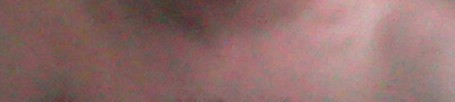
#> input picture skin1.jpg, 455 x 102 px
$ python skin-detect.py   (older library calls are emulated)
#> lines starting #> are read from the running program, lines starting #| are printed output that depends on the picture; long printed decimals are rounded
#!/usr/bin/env python3
# -*- coding: utf-8 -*-
"""
Created on Thu Jun 29 14:33:58 2017

@author: debajyoti
"""

import numpy as np
import cv2
from scipy.stats import multivariate_normal
import scipy.misc

def transform_image(img,prob,name):
    new_img=np.zeros(img.shape)
    total_no_colm=img.shape[1]
    for i in range(img.shape[0]):
        for j in range(img.shape[1]):
            new_img[i][j]=prob[total_no_colm*(i)+j]*img[i][j][0]

    scipy.misc.imsave(name+'.jpg', new_img)

def find_gaussian(list_of_skin_image):

    list_of_train_vector=[]
    for img_name in list_of_skin_image:
        img=cv2.imread(img_name)
#> img is the input picture: shape (102, 455, 3); mean B, G, R 106.9, 108.9, 143
        converted=cv2.cvtColor(img,cv2.COLOR_RGB2YCrCb)
#> converted: shape (102, 455, 3); mean of channels 0, 1, 2 112.2, 124.2, 145.4
        for i in range(converted.shape[0]):
            for j in range(converted.shape[1]):
                list_of_train_vector.append(converted[i][j]/50)
#> after the loop, list_of_train_vector = 46410 items

    mean=np.mean(list_of_train_vector,axis=0)
#> mean = [2.33, 2.49, 2.94]
    print('mean=')
    print(mean)
#| [2.332 2.489 2.940]
    matrix=np.asarray(list_of_train_vector).T
    covariance=np.cov(matrix)
#> covariance = [[0.323, 0.00533, 0.0276], [0.00533, 0.00185, 0.00112], [0.0276, 0.00112, 0.0133]]
    print('cov')
    print(covariance)
#| [[0.3226 0.005332 0.02761 ]
#|  [0.005332 0.00185 0.001124  ]
#|  [0.02761  0.001124   0.01331]]
    dist=multivariate_normal(mean=mean,cov=covariance)
    return dist
def image_show(img):
    #img = cv2.imread('input.png', 0)
    kernel = np.ones((5,5), np.uint8)

    img_erosion = cv2.erode(img, kernel, iterations=1)
    img_dilation = cv2.dilate(img, kernel, iterations=1)

    cv2.imshow('Input', img)
    cv2.imshow('Erosion', img_erosion)
    cv2.imshow('Dilation', img_dilation)
    cv2.waitKey(0)

"""img1=cv2.imread('skin1.jpg',cv2.COLOR_RGB2YCrCb)

converted=cv2.cvtColor(img1,cv2.COLOR_RGB2YCrCb)
cv2.imshow('d',converted[:,:,0])
cv2.waitKey(0)
cv2.destroyAllWindows()"""

list_of_skin_image=['skin1.jpg','skin2.jpg']#,'skin3.jpg','skin4.jpg','skin5.jpg','skin6.jpg','skin7.jpg','skin8.jpg','skin9.jpg','skin10.jpg','skin11.jpg','skin12.jpg','skin13.jpg','skin14.jpg','skin15.jpg','skin16.jpg','skin17.jpg','skin18.jpg']
dist=find_gaussian(list_of_skin_image)
print(dist)
#> (printed output is left out)

img=cv2.imread('face16.jpg')
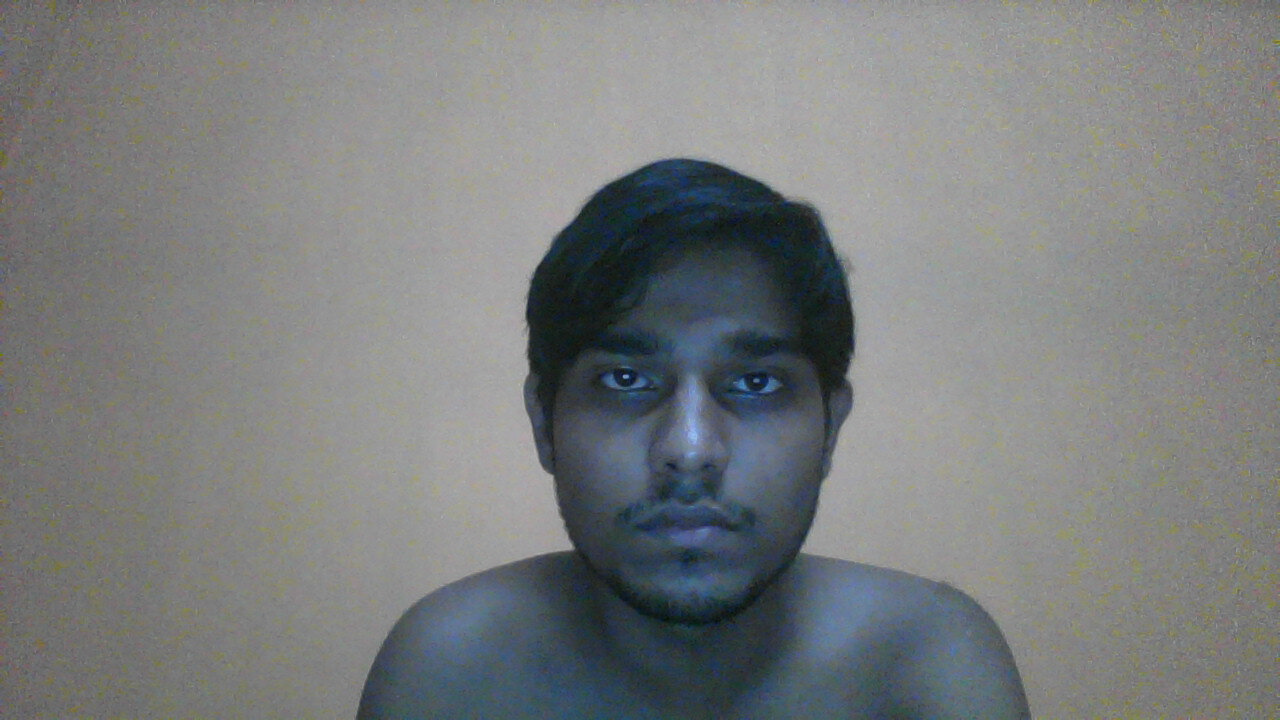
#> input picture web-cam/face16.jpg, 1280 x 720 px, found by its file name
#> img is the input picture: shape (720, 1280, 3); mean B, G, R 125.5, 125.4, 122.8


img=cv2.cvtColor(img,cv2.COLOR_RGB2YCrCb)
#> img: shape (720, 1280, 3); mean of channels 0, 1, 2 125.1, 128.3, 126.7
list_of_test_vector=[]
for i in range(img.shape[0]):
    for j in range(img.shape[1]):
        list_of_test_vector.append(img[i][j]/50)
#> after the loop, list_of_test_vector = 921600 items

prob=dist.pdf(list_of_test_vector)
transform_image(img,prob,'changed-face16')
#> after the loop in transform_image, `for i in range(img.shape[0]):`: new_img: shape (720, 1280, 3) float64; mean of channels 0, 1, 2 2.1, 2.1, 2.1

#changed_img=cv2.imread('changed-face3.jpg',0)

#image_show(changed_img)

"""list_of_test_vector=[]
for i in range(img2.shape[0]):
    for j in range(img2.shape[1]):
        list_of_test_vector.append(img2[i][j]/50)


"""


img3=cv2.imread('face9.jpg')
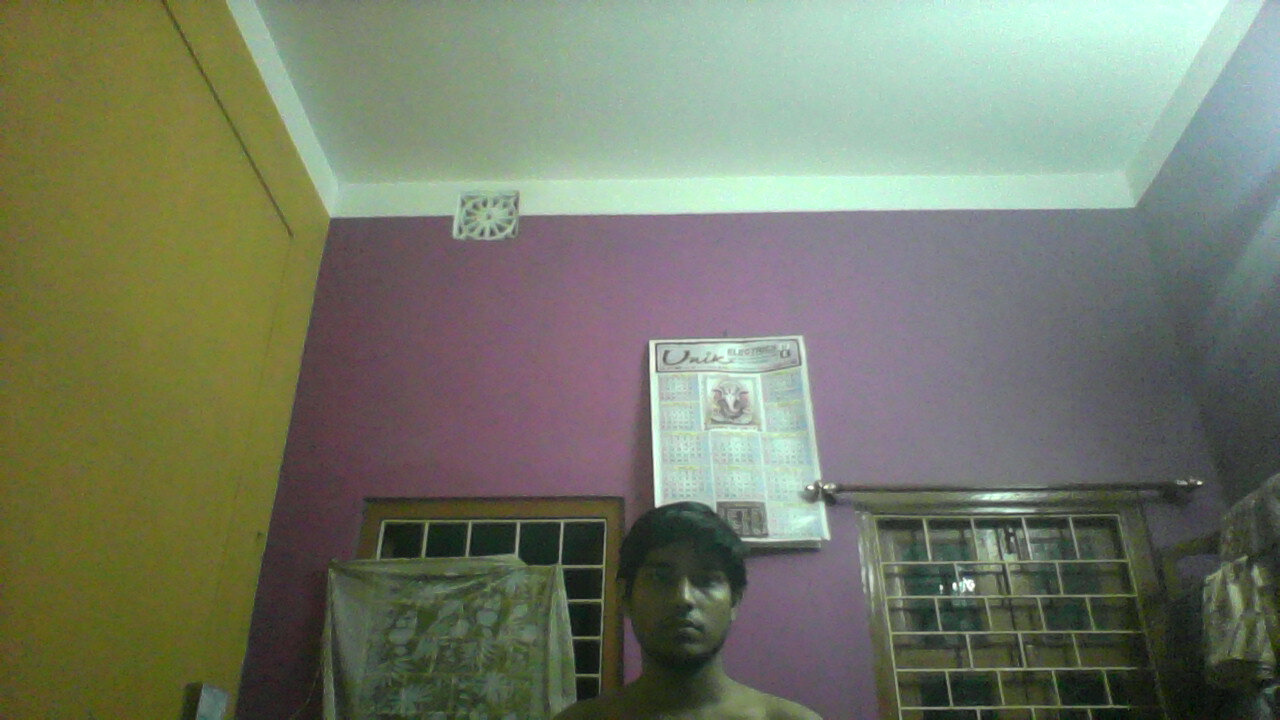
#> input picture old-img/face9.jpg, 1280 x 720 px, found by its file name
#> img3 is the input picture: shape (720, 1280, 3); mean B, G, R 103.6, 122.2, 116.4
converted=cv2.cvtColor(img3,cv2.COLOR_RGB2YCrCb)
#> converted: shape (720, 1280, 3); mean of channels 0, 1, 2 116, 119.1, 128.3
list_of_test_vector=[]
for i in range(img3.shape[0]):
    for j in range(img3.shape[1]):
        list_of_test_vector.append(converted[i][j]/50)

prob=dist.pdf(list_of_test_vector)
total_no_colm=img3.shape[1]
#> total_no_colm = 1280


#> (the run stopped early here; a loop or call above may not have finished)
